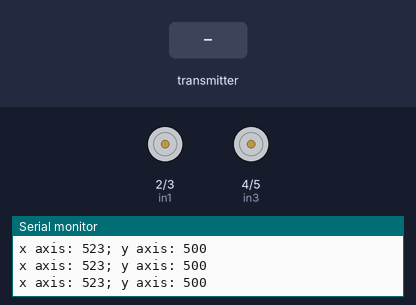
Recording of a program running on a simulated Arduino Nano, built with avr-gcc and run on an emulated ATmega328P. Parts: motor-driver pin pairs drawn as motors (green arrow = first pin HIGH = forward, orange = second pin HIGH = backward, longer = more drive, scaled by the enable pin), the last lines printed to the serial monitor. The test bench sets the inputs (shaded band). No radio packets arrive unless stated.

Above: at 1.2 s.
1.3 s: the transmitter starts sending data.0 = 0
At 1.7 s:
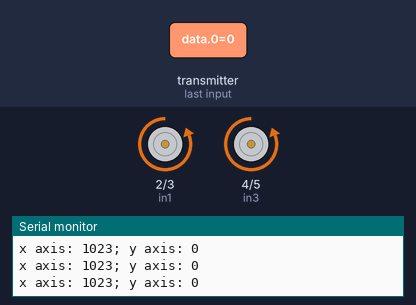
2.8 s: the transmitter starts sending data.1 = 256
At 3.5 s:
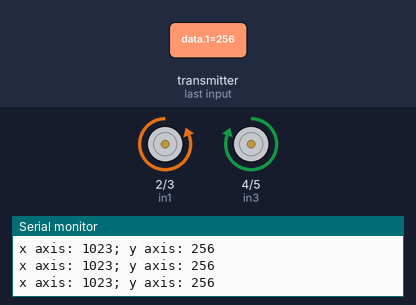
4.3 s: the transmitter starts sending data.1 = 1023
At 5.3 s:
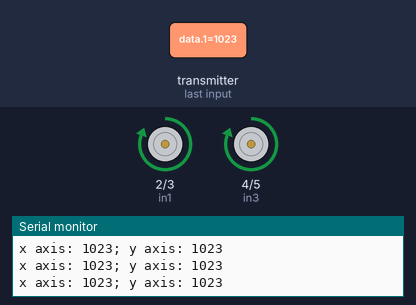
5.8 s: the transmitter starts sending data.1 = 0
At 6.9 s:
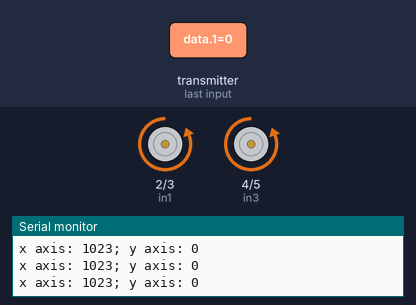
8.8 s: the transmitter starts sending data.0 = 256
11.8 s: the transmitter starts sending data.1 = 512
At 13.2 s:
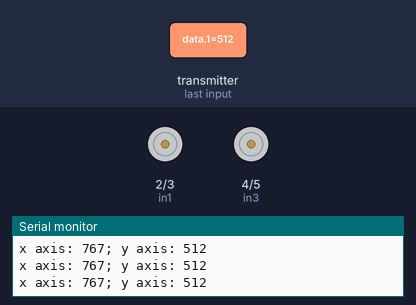
Timing chart, 0 to 14.3 s (numbered marks = the images above; inputs shaded):
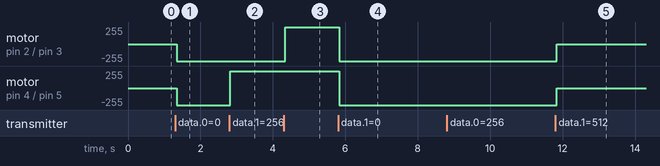

Measured:
- after the input at 1.3 s, motor on pin 2 (in1) / pin 3 (in2), motor on pin 4 (in3) / pin 5 (in4): stopped → backward 255/255 after 0.05 s
- after the input at 2.8 s, motor on pin 4 (in3) / pin 5 (in4): backward 255/255 → forward 255/255 at once
- after the input at 4.3 s, motor on pin 2 (in1) / pin 3 (in2): backward 255/255 → forward 255/255 after 0.05 s
- after the input at 5.8 s, motor on pin 2 (in1) / pin 3 (in2), motor on pin 4 (in3) / pin 5 (in4): forward 255/255 → backward 255/255 at once
- after the input at 11.8 s, motor on pin 2 (in1) / pin 3 (in2), motor on pin 4 (in3) / pin 5 (in4): backward 255/255 → stopped at once

The program:

main.cpp
```cpp
#include <Arduino.h>

#include <SPI.h>
#include <nRF24L01.h>
#include <RF24.h>

#define en1 9
#define en2 6
#define in1 2
#define in2 3
#define in3 4
#define in4 5

int x = 500;
int y = 500;

#define max_throttle 255

RF24 radio(7, 8); // CE, CSN

const byte address[6] = "00001";

// int prev = micros();
void setup() {
  pinMode(en1, OUTPUT);
  pinMode(en2, OUTPUT);
  pinMode(in1, OUTPUT);
  pinMode(in2, OUTPUT);
  pinMode(in3, OUTPUT);
  pinMode(in4, OUTPUT);

  Serial.begin(9600);
  radio.begin();
  radio.openReadingPipe(0, address);
  radio.setAutoAck(false);
  radio.setPALevel(RF24_PA_MAX);
  radio.startListening();
}

void forward(){
  digitalWrite(in1, HIGH);
  digitalWrite(in2, LOW);
  digitalWrite(in3, HIGH);
  digitalWrite(in4, LOW);
}
void backward(){
  digitalWrite(in1, LOW);
  digitalWrite(in2, HIGH);
  digitalWrite(in3, LOW);
  digitalWrite(in4, HIGH);
}
void left(){
  digitalWrite(in1, HIGH);
  digitalWrite(in2, LOW);
  digitalWrite(in3, LOW);
  digitalWrite(in4, HIGH);
}
void right(){
  digitalWrite(in1, LOW);
  digitalWrite(in2, HIGH);
  digitalWrite(in3, HIGH);
  digitalWrite(in4, LOW);
}
void stop(){
  digitalWrite(in1, LOW);
  digitalWrite(in2, LOW);
  digitalWrite(in3, LOW);
  digitalWrite(in4, LOW);
}

void loop() {

  if (radio.available()) {
    int data[2];
    radio.read(&data, sizeof(data));
    x = data[0];
    y = data[1];
    // int now = micros() - prev;
    // Serial.print("delay: ");
    // Serial.print(now);
    // Serial.print(" ;");
    // Serial.println(text);
    // prev = micros();
  }
  Serial.print("x axis: ");
  Serial.print(1023 - x);
  Serial.print("; y axis: ");
  Serial.println(y);
  // Serial.println("something");
  //reference value x axis: 512; y axis: 495

  if (y >= 1000) {
    forward();
  }
  else if (y <= 100){
    backward();
  }else if (x >= 1000){
    left();

  }
  else if (x <= 100){
    right();
  }else {
    stop();
  }

  analogWrite(en1, max_throttle);
  analogWrite(en2, max_throttle);

}
```
